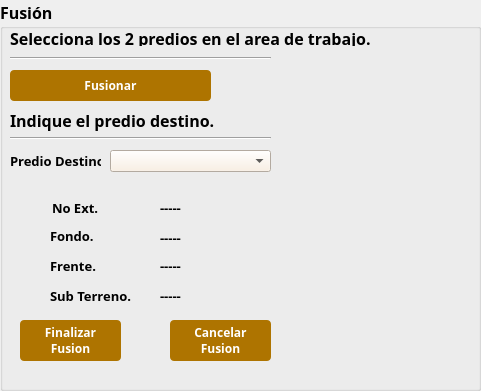
        <widget class="QgsCollapsibleGroupBox" name="mGroupBox_12">
         <property name="geometry">
          <rect>
           <x>10</x>
           <y>1020</y>
           <width>481</width>
           <height>391</height>
          </rect>
         </property>
         <property name="minimumSize">
          <size>
           <width>481</width>
           <height>391</height>
          </size>
         </property>
         <property name="maximumSize">
          <size>
           <width>481</width>
           <height>391</height>
          </size>
         </property>
         <property name="font">
          <font>
           <family>Century Gothic</family>
           <pointsize>12</pointsize>
           <weight>75</weight>
           <bold>true</bold>
          </font>
         </property>
         <property name="title">
          <string>Fusión</string>
         </property>
         <property name="alignment">
          <set>Qt::AlignLeading|Qt::AlignLeft|Qt::AlignTop</set>
         </property>
         <property name="flat">
          <bool>false</bool>
         </property>
         <property name="checkable">
          <bool>false</bool>
         </property>
         <widget class="QLabel" name="label_34">
          <property name="geometry">
           <rect>
            <x>10</x>
            <y>30</y>
            <width>431</width>
            <height>16</height>
           </rect>
          </property>
          <property name="font">
           <font>
            <pointsize>12</pointsize>
           </font>
          </property>
          <property name="text">
           <string>Selecciona los 2 predios en el area de trabajo.</string>
          </property>
         </widget>
         <widget class="QPushButton" name="btnFusionar">
          <property name="geometry">
           <rect>
            <x>10</x>
            <y>70</y>
            <width>201</width>
            <height>31</height>
           </rect>
          </property>
          <property name="font">
           <font>
            <family>Century Gothic</family>
            <pointsize>9</pointsize>
            <weight>75</weight>
            <bold>true</bold>
           </font>
          </property>
          <property name="styleSheet">
           <string notr="true">QPushButton{
background : rgb(174, 116, 0);
color : rgb(255, 255, 255);
border-radius : 4px;
}
QPushButton::hover{
background : rgb(104, 69, 13);
color : rgb(255, 255, 255);
border-radius : 4px;
}
QPushButton:disabled {
background: rgb(217, 217, 217)
}</string>
          </property>
          <property name="text">
           <string>Fusionar</string>
          </property>
         </widget>
         <widget class="QLabel" name="label_35">
          <property name="geometry">
           <rect>
            <x>10</x>
            <y>110</y>
            <width>271</width>
            <height>21</height>
           </rect>
          </property>
          <property name="font">
           <font>
            <pointsize>12</pointsize>
           </font>
          </property>
          <property name="text">
           <string>Indique el predio destino.</string>
          </property>
         </widget>
         <widget class="Line" name="line_4">
          <property name="geometry">
           <rect>
            <x>10</x>
            <y>50</y>
            <width>261</width>
            <height>16</height>
           </rect>
          </property>
          <property name="orientation">
           <enum>Qt::Horizontal</enum>
          </property>
         </widget>
         <widget class="Line" name="line_6">
          <property name="geometry">
           <rect>
            <x>10</x>
            <y>130</y>
            <width>261</width>
            <height>16</height>
           </rect>
          </property>
          <property name="orientation">
           <enum>Qt::Horizontal</enum>
          </property>
         </widget>
         <widget class="QLabel" name="label_36">
          <property name="geometry">
           <rect>
            <x>10</x>
            <y>150</y>
            <width>91</width>
            <height>21</height>
           </rect>
          </property>
          <property name="font">
           <font>
            <pointsize>10</pointsize>
           </font>
          </property>
          <property name="text">
           <string>Predio Destino</string>
          </property>
         </widget>
         <widget class="QComboBox" name="comboBox">
          <property name="geometry">
           <rect>
            <x>110</x>
            <y>150</y>
            <width>161</width>
            <height>22</height>
           </rect>
          </property>
          <property name="styleSheet">
           <string notr="true">QComboBox QAbstractItemView::item { min-height: 25; font-family: &quot;Century Gothic&quot;;}
QListView{color: black ; font-size: 16px; outline:none; font-weight:bold; font-family: &quot;Century Gothic&quot;;}
QListView::item:selected { color: white; background-color:  rgb(250,238,224); font-family: &quot;Century Gothic&quot;;}
QComboBox{
background : rgb(250,238,224);
}</string>
          </property>
         </widget>
         <widget class="QLabel" name="label_37">
          <property name="geometry">
           <rect>
            <x>52</x>
            <y>200</y>
            <width>71</width>
            <height>16</height>
           </rect>
          </property>
          <property name="font">
           <font>
            <pointsize>10</pointsize>
           </font>
          </property>
          <property name="text">
           <string>No Ext.</string>
          </property>
         </widget>
         <widget class="QLabel" name="label_38">
          <property name="geometry">
           <rect>
            <x>160</x>
            <y>200</y>
            <width>71</width>
            <height>16</height>
           </rect>
          </property>
          <property name="font">
           <font>
            <pointsize>10</pointsize>
           </font>
          </property>
          <property name="text">
           <string>-----</string>
          </property>
         </widget>
         <widget class="QPushButton" name="btnConfirmar">
          <property name="geometry">
           <rect>
            <x>20</x>
            <y>320</y>
            <width>101</width>
            <height>41</height>
           </rect>
          </property>
          <property name="font">
           <font>
            <family>Century Gothic</family>
            <pointsize>9</pointsize>
            <weight>75</weight>
            <bold>true</bold>
           </font>
          </property>
          <property name="styleSheet">
           <string notr="true">QPushButton{
background : rgb(174, 116, 0);
color : rgb(255, 255, 255);
border-radius : 4px;
}
QPushButton::hover{
background : rgb(104, 69, 13);
color : rgb(255, 255, 255);
border-radius : 4px;
}
QPushButton:disabled {
background: rgb(217, 217, 217)
}</string>
          </property>
          <property name="text">
           <string>Finalizar
Fusion</string>
          </property>
         </widget>
         <widget class="QPushButton" name="btnCancelar">
          <property name="geometry">
           <rect>
            <x>170</x>
            <y>320</y>
            <width>101</width>
            <height>41</height>
           </rect>
          </property>
          <property name="font">
           <font>
            <family>Century Gothic</family>
            <pointsize>9</pointsize>
            <weight>75</weight>
            <bold>true</bold>
           </font>
          </property>
          <property name="styleSheet">
           <string notr="true">QPushButton{
background : rgb(174, 116, 0);
color : rgb(255, 255, 255);
border-radius : 4px;
}
QPushButton::hover{
background : rgb(104, 69, 13);
color : rgb(255, 255, 255);
border-radius : 4px;
}
QPushButton:disabled {
background: rgb(217, 217, 217)
}</string>
          </property>
          <property name="text">
           <string>Cancelar
Fusion</string>
          </property>
         </widget>
         <widget class="QLabel" name="label_41">
          <property name="geometry">
           <rect>
            <x>50</x>
            <y>258</y>
            <width>71</width>
            <height>16</height>
           </rect>
          </property>
          <property name="font">
           <font>
            <pointsize>10</pointsize>
           </font>
          </property>
          <property name="text">
           <string>Frente.</string>
          </property>
         </widget>
         <widget class="QLabel" name="label_42">
          <property name="geometry">
           <rect>
            <x>160</x>
            <y>258</y>
            <width>71</width>
            <height>16</height>
           </rect>
          </property>
          <property name="font">
           <font>
            <pointsize>10</pointsize>
           </font>
          </property>
          <property name="text">
           <string>-----</string>
          </property>
         </widget>
         <widget class="QLabel" name="label_43">
          <property name="geometry">
           <rect>
            <x>50</x>
            <y>288</y>
            <width>81</width>
            <height>16</height>
           </rect>
          </property>
          <property name="font">
           <font>
            <pointsize>10</pointsize>
           </font>
          </property>
          <property name="text">
           <string>Sub Terreno.</string>
          </property>
         </widget>
         <widget class="QLabel" name="label_40">
          <property name="geometry">
           <rect>
            <x>160</x>
            <y>230</y>
            <width>71</width>
            <height>16</height>
           </rect>
          </property>
          <property name="font">
           <font>
            <pointsize>10</pointsize>
           </font>
          </property>
          <property name="text">
           <string>-----</string>
          </property>
         </widget>
         <widget class="QLabel" name="label_39">
          <property name="geometry">
           <rect>
            <x>50</x>
            <y>228</y>
            <width>71</width>
            <height>16</height>
           </rect>
          </property>
          <property name="font">
           <font>
            <pointsize>10</pointsize>
           </font>
          </property>
          <property name="text">
           <string>Fondo.</string>
          </property>
         </widget>
         <widget class="QLabel" name="label_44">
          <property name="geometry">
           <rect>
            <x>160</x>
            <y>288</y>
            <width>71</width>
            <height>16</height>
           </rect>
          </property>
          <property name="font">
           <font>
            <pointsize>10</pointsize>
           </font>
          </property>
          <property name="text">
           <string>-----</string>
          </property>
         </widget>
        </widget>
